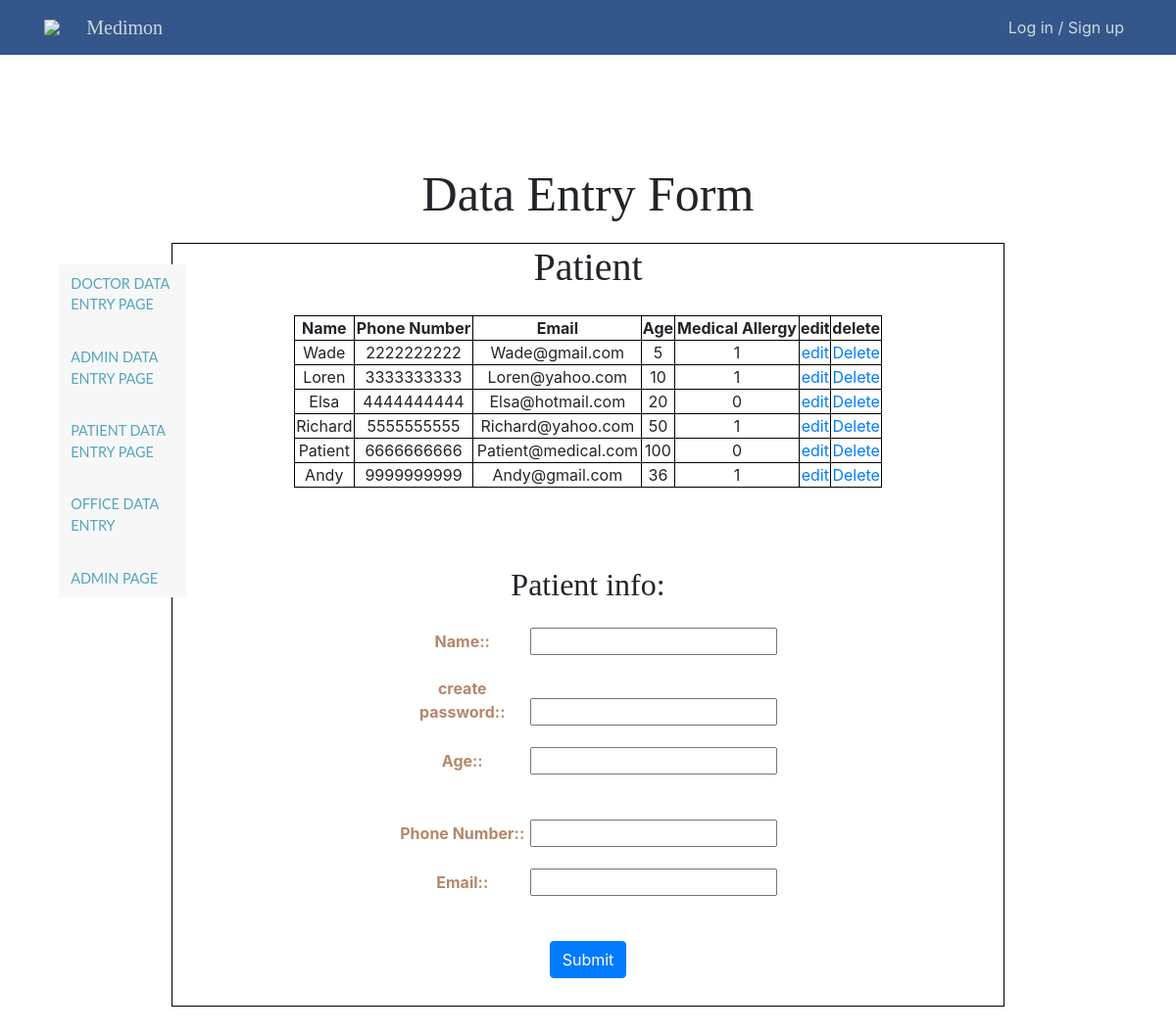
The page /adminPages/patientDataEntry.php on the database its author committed.
### tables this page shows
CREATE TABLE PATIENT (
    Patient_id           INT AUTO_INCREMENT,
    Primary_physician_id INT,
    Specialist_approved  BOOLEAN,
    Specialist_check VARCHAR(8) NOT NULL DEFAULT "NA",
    Name                 VARCHAR(20) NOT NULL,
    Password             VARCHAR(255) NOT NULL,
    Phone_number         CHAR(10) UNIQUE NOT NULL,
    Email                VARCHAR(254) UNIQUE,
    Age                  INT,
    Medical_allergy      BOOLEAN NOT NULL DEFAULT false,
    Medical_Al_Description VARCHAR(100),
    PRIMARY KEY (Patient_id),
    FOREIGN KEY (Primary_physician_id) REFERENCES DOCTOR(Doctor_id) ON DELETE SET NULL
);

### adminPages/patientDataEntry.php (the view, shortened to what this page needs)
<?php
require_once "../php/config.php";
$sql = "SELECT Name, Phone_number, Email , Age, Medical_allergy, Specialist_approved, Patient_id FROM PATIENT";
$result = mysqli_query($db, $sql);
$PtableResult = "";
if ($result->num_rows > 0) {
  while($row = $result-> fetch_assoc()) {
    $PtableResult .= "<tr>" . "<td>" . $row["Name"] . "</td><td>" . $row["Phone_number"] . "</td><td>" .
                    $row["Email"] . "</td><td>" . $row["Age"] . "</td>" . "</td><td>" . $row["Medical_allergy"] . "</td>" .
                     "</td><td> <a href='../adminPages/editPatient.php?update_Pid=" . $row["Patient_id"]  . "'>edit</a> </td>" . "</td><td> <a href='../adminPages/patientDataEntry.php?delete_Pid=" .
                     $row["Patient_id"] . "'>Delete</a> </td>"  . "<tr>";
  }
}
?>
<!doctype html>
<html lang="en">
<head>
  <link rel="stylesheet" href="../css/style.css">
  <link rel="stylesheet" href="https://stackpath.bootstrapcdn.com/bootstrap/4.3.1/css/bootstrap.min.css"
>
</head>
<body>
<nav class="floating-menu">
    <a href="doctorDataEntry.php">
        <div>
            Doctor Data Entry Page
        </div>
    </a>
    <br>
    <a href="adminDataEntry.php">
        <div>
            Admin Data Entry Page
        </div>
    </a>
    <br>
    <a href="patientDataEntry.php">
        <div>
            Patient Data Entry Page
        </div>
    </a>
    <br>
        <a href="officeDataEntry.php">
            <div>
                Office Data Entry
            </div>
        </a>
        <br>
        <a href="AdminPage.php">
            <div>
                Admin Page
            </div>
        </a>
</nav>
<?php include_once("../php/header.php"); ?>
  <section>
    <br><br>
    <h1 class="text-center" id="data-entry-header">Data Entry Form</h1>
  </section>
<section id="dataEntry">
<form action="" method="POST">
              <h1>Patient</h1>
              <table  class = "center" border="6">
              <thead class="thead">
                <tr>
                  <th>Name</th>
                  <th>Phone Number</th>
                  <th>Email</th>
                  <th>Age</th>
                  <th>Medical Allergy</th>
                  <th>edit</th>
                  <th>delete</th>
                </tr>
                <?php echo $PtableResult;?>
              </thead>
            </table>
              <fieldset id="ct1">
              <h2> Patient info:  </h2>
              <p>
              <label for="Pname">Name:</label>
              <input type="text" id="Pname" name="Pname" maxlength="20">
</p>
<p>
              <label for="PPWord">create password:</label>
              <input type="Password" id="PPWord" name="PPWord">
</p>
<p>
              <label for="PAge">Age:</label>
              <input type="number" id="PAge" name="PAge">
</p>
              <br>
              <p>
              <label for="PPhoneNum">Phone Number:</label>
              <input type="text" id="PPhoneNum" name="PPhoneNum" maxlength="10">
</p>
<p>
              <label for="PEmail">Email:</label>
              <input type="text" id="PEmail" name="PEmail" maxlength="30">
</p>
              <br>
              <button type="submit" class="btn btn-primary" name="SubmitP" id="dataentrysubmitbtn">Submit</button>
              </form>
</section>
</body>
</html>

### css/style.css (style rules this page uses)
html { height: 100%; }
body { margin: 0; height: 100%; background: #abadaf; font-family: Dotum,'돋움',Helvetica,sans-serif; }
input { font-family: Dotum,'돋움',Helvetica,sans-serif; }
* { padding: 0px; margin: 0px; box-sizing: border-box; }
table { width: 600px; }
#dataEntry { width: 850px; background-size: cover; position: relative; margin-top: 100px; height: 780px; text-align: center; margin: 0 auto; margin-bottom: 400px; }
#data-entry-header { margin-top: 10%; margin-bottom: 20px; font-family:Cambria, Cochin, Georgia, Times, 'Times New Roman', serif; font: bold; font-size: 50px; }
.floating-menu { top:25%; left:5%; font-family: sans-serif; background: rgb(247, 247, 247); padding: 5px;; width: 130px; z-index: 100; position: fixed; }
.floating-menu a, .floating-menu h3 { font-size: 0.9em; display: block; margin: 0 0.5em; color: white; }
.floating-menu { display: flex; flex-direction: column; align-items: start; list-style-type: none; }
.floating-menu a { position: relative; display: block; padding: 4px 0; font-family: Lato, sans-serif; color: #56a6ba; text-decoration: none; text-transform: uppercase; transition: 0.5s; }
.floating-menu ::after { position: absolute; content: ""; top: 100%; left: 0; width: 100%; height: 3px; background: #3498db; transform: scaleX(0); transform-origin: right; transition: transform 0.5s; }

### adminPages/patientDataEntry.php (style rules this page uses)
#dataEntry { border: 1px solid black; }
table, th, td { border: 1px solid black; border-collapse: collapse; }
table.center { margin-left: auto; margin-right: auto; }
label { color: #B4886B; font-weight: bold; width: 130px; }
label:after { content: ": " }
h1 { font-family:Cambria, Cochin, Georgia, Times, 'Times New Roman', serif; margin-bottom: 25px; }
h2 { font-family:Cambria, Cochin, Georgia, Times, 'Times New Roman', serif; margin-bottom: 25px; }
fieldset { margin-top: 80px; }

### rows shown on the page
patient: Name "Wade", Phone_number "2222222222", Email "Wade@gmail.com", Age "5", Medical_allergy "1"
patient: Name "Loren", Phone_number "3333333333", Email "Loren@yahoo.com", Age "10", Medical_allergy "1"
patient: Name "Elsa", Phone_number "4444444444", Email "Elsa@hotmail.com", Age "20", Medical_allergy "0"
patient: Name "Richard", Phone_number "5555555555", Email "Richard@yahoo.com", Age "50", Medical_allergy "1"
patient: Name "Patient", Phone_number "6666666666", Email "Patient@medical.com", Age "100", Medical_allergy "0"
patient: Name "Andy", Phone_number "9999999999", Email "Andy@gmail.com", Age "36", Medical_allergy "1"
